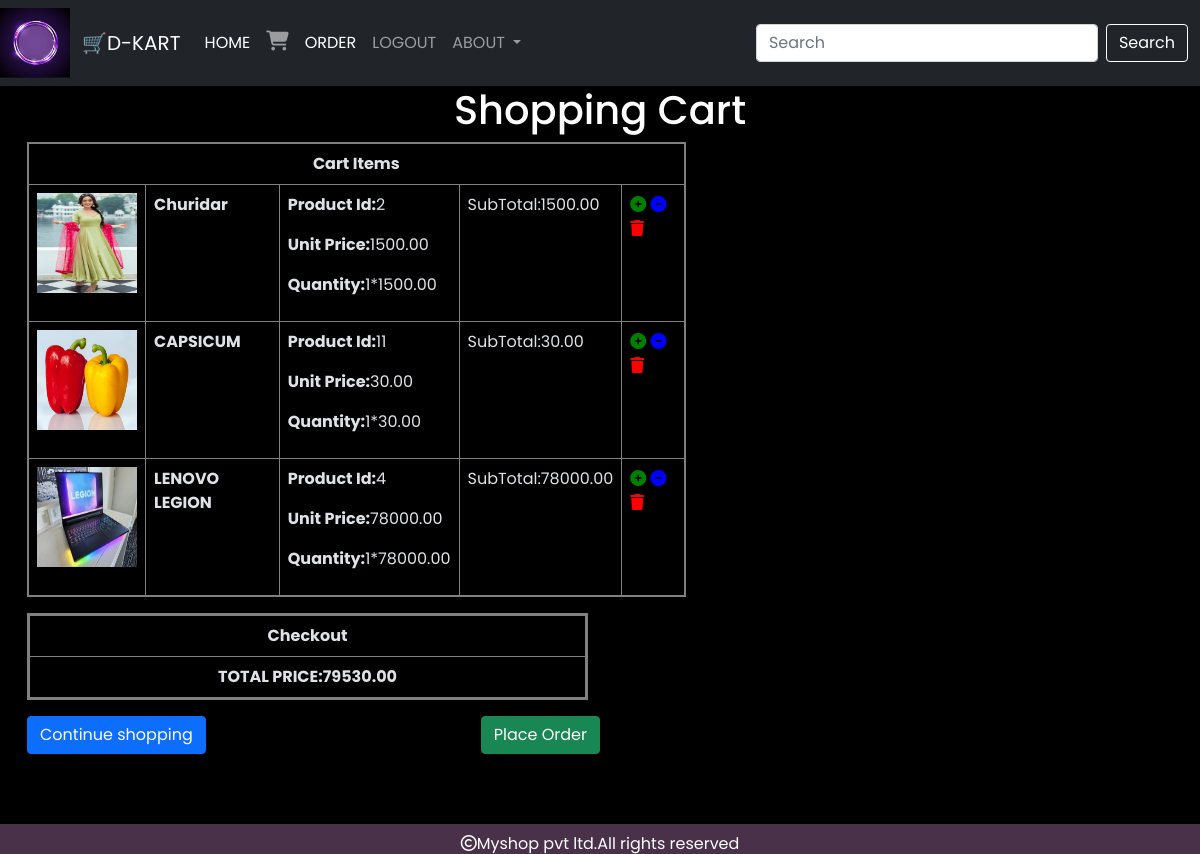
/cart/cartview/ (signed in), run on the app's committed database.
### cart/models.py (models this page shows, shortened)
class Cart(models.Model):
    user=models.ForeignKey(User,on_delete=models.CASCADE)
    products= models.ForeignKey(Product,on_delete=models.CASCADE)
    quantity=models.IntegerField(default=1)
    date_added=models.DateField(auto_now_add=True)
    active=models.BooleanField(default=True)
    def subtotal(self):
        return self.quantity * self.products.price

### shop/models.py (models this page shows)
class Product(models.Model):
    name = models.CharField(max_length=200, unique=True)
    slug = models.SlugField(max_length=250, unique=True)
    description = models.TextField(blank=True)
    price=models.DecimalField(max_digits=10,decimal_places=2)
    category=models.ForeignKey(Category,on_delete=models.CASCADE)
    image=models.ImageField(upload_to='image/product',null=True,blank=True)
    stock=models.IntegerField()
    available=models.BooleanField(default=True)
    created=models.DateTimeField(auto_now_add=True)
    updated=models.DateTimeField(auto_now=True)

### cart/views.py (the view)
# urls.py: path('cartview/', views.cartview, name='cartview'),
@login_required
def cartview(request):
    total=0
    user=request.user
    try:
        cart=Cart.objects.filter(user=user)
        for i in cart:
            total+=i.quantity*i.products.price
    except Cart.DoesNotExist:
        pass
    return render(request,'cart.html',{'cart':cart,'total':total})

### shop/context_processors.py (called while the page is built)
def menu_links(request):
    links=Category.objects.all()
    return {'links':links}

### template/cart.html
{% extends 'base.html' %}
{% load static %}
{% block content %}
<div class="container" style="margin-bottom:100px;">
    {% if not cart %}
    <div>
        <h1 class="text-center">Cart is empty</h1>
        <center><i class="fa-solid fa-cart-arrow-down fa-beat fa-xl"></i></center>
        <strong><a href="{% url 'shop:allprodcat' %}" class="btn btn-secondary">Continue Shopping</a></strong>
    </div>
    {% else %}
    <div class="row">
        <h1 class="text-center">Shopping Cart</h1>
        <div class="col-sm-7">
            <table class="table table-bordered" style="border:2px solid grey;">
                <tr>
                    <th colspan="6" class="text-center">Cart Items</th></tr>
                {% for i in cart %}
                <tr>
                    <td><img src="{{i.products.image.url}}" height="100" width="100"></td>
                    <td><strong>{{i.products.name}}</strong></td>
                    <td><p><strong>Product Id:</strong>{{i.products.id}}</p>
                        <p><strong>Unit Price:</strong>{{i.products.price}}</p>
                        <p><strong>Quantity:</strong>{{i.quantity}}*{{i.products.price}}</p></td>
                    <td>SubTotal:{{i.subtotal}}</td>
                    <td>
                        {% if i.quantity < i.products.stock %}
                        <a href="{% url 'cart:add_cart' i.products.id %}"><i style="color:green" class="fa-solid fa-circle-plus"></i></a>
                        <a href="{% url 'cart:cart_remove' i.products.id %}"><i style="color:blue" class="fa-solid fa-circle-minus"></i></a>
                        <a href="{% url 'cart:delete_cart' i.products.id %}"><i style="color:red" class="fa-solid fa-trash"></i></a>
                        {% else %}
                        <a href="{% url 'cart:cart_remove' i.products.id %}"><i class="fa-solid fa-circle-minus"></i></a>
                        <a href="{% url 'cart:delete_cart' i.products.id %}"><i class="fa-solid fa-trash"></i></a>
                        {% endif %}
                    </td>
            </tr>{% endfor %}</table></div>
        <div style="position:relative;" class="col-sm-6 col-lg-6 col=-xs-6 col col-md-6"><table class="table table-bordered" style="border:3px solid grey;">
            <th colspan="3" class="text-center">Checkout</th>
          <tr>  <th class="text-center">TOTAL PRICE:{{total}}</th>
            </tr>
        </table>
        <a href="{% url 'shop:allprodcat' %}" class="btn btn-primary">Continue shopping</a>
            <a href="{% url 'cart:orderform' %}" style="position:absolute;right:0;" class="btn btn-success">Place Order</a></div>
    </div>
    {% endif %}
{% endblock %}

### template/base.html (shortened to what this page needs)
<!DOCTYPE html>
{% load static %}
<html lang="en">
<head>
    <link href="https://cdn.jsdelivr.net/npm/bootstrap@5.0.2/dist/css/bootstrap.min.css" rel="stylesheet">
    <link rel="stylesheet" href="https://cdnjs.cloudflare.com/ajax/libs/font-awesome/6.4.2/css/all.min.css" />
    <link href="https://cdnjs.cloudflare.com/ajax/libs/font-awesome/6.4.0/css/all.min.css" rel="stylesheet">
    <link rel="stylesheet" href="{% static 'css/style.css' %}">
    <link rel="stylesheet" href="{% static 'css/style2.css' %}">
    <link rel="stylesheet" type="text/css" href="https://cdnjs.cloudflare.com/ajax/libs/font-awesome/5.15.1/css/all.min.css">
</head>
<body>
<nav class="navbar navbar-expand-lg  navbar-dark bg-dark ">
    <div class="logo">
        <img src="{% static 'image/LOGO.jpg' %}" alt="Logo" height="70px" width="70px">
    </div>
  <div class="container-fluid">
    <a class="navbar-brand" href="#">🛒D-KART</a>
    <div class="collapse navbar-collapse" id="navbarSupportedContent">
      <ul class="navbar-nav me-auto mb-2 mb-lg-0">
        <li class="nav-item">
          <a class="nav-link active" aria-current="page" href="{% url 'shop:home' %}">HOME</a>
        </li>
          {% if user.is_authenticated %}
          <li class="nav-item">
          <a class="nav-link" aria-current="page" href="{% url 'cart:cartview' %}"><i style="font-size:20px;" class="fa-solid fa-cart-shopping"></i>{{item_count}}</a>
          </li>
         <li class="nav-item">
          <a class="nav-link active" aria-current="page" href="{% url 'cart:orderview' %}">ORDER</a>
        </li>
          <li class="nav-item">
          <a class="nav-link " aria-current="page" href="{% url 'shop:logout' %}">LOGOUT</a>
          </li>
           {% else %}
          <li class="nav-item">
          <a class="nav-link " aria-current="page" href="{% url 'shop:login' %}">LOGIN</a>
          </li>
          {% endif %}
        <li class="nav-item dropdown">
          <a class="nav-link dropdown-toggle" href="#" id="navbarDropdown" role="button" data-bs-toggle="dropdown" aria-expanded="false">
              ABOUT
          </a>
        </li>
      </ul>
          <form method="POST" class="d-flex" action="{% url 'search:searchresult' %}">
        <input class="form-control me-2" type="search" name="q" placeholder="Search" aria-label="Search">
        <button class="btn btn-outline-success" type="submit">Search</button>
      </form>
    </div>
  </div>
</nav>
    {% block content %}
    {% endblock %}
<footer>
     <div style="width:100%;height:30px;background-color:rgb(74, 49, 74);position:fixed;left:0;bottom:0;color:white;text-align:center;vertical-align:middle;line-height:40px">
        <p><i class="fa-regular fa-copyright"></i>Myshop pvt ltd.All rights reserved</p>
    </div>
</footer>
</body>
</html>

### static/css/style.css (style rules this page uses)
body { background-color:#000000; font-family: 'Roboto Mono', monospace; color:#ffffff; }
.btn-outline-success { color:rgb(255, 255, 255) ; border-color:rgb(255, 255, 255) ; }
.table { --bs-table-bg: transparent; --bs-table-accent-bg: transparent; --bs-table-striped-color: #212529; --bs-table-striped-bg: rgba(0, 0, 0, 0.05); --bs-table-active-color: #212529; --bs-table-active-bg: rgba(0, 0, 0, 0.1); --bs-table-hover-color: #212529; --bs-table-hover-bg: rgba(0, 0, 0, 0.075); width: 100%; margin-bottom: 1rem; color: #dee2e6; vertical-align: top; border-color: #dee2e6; }

### static/css/style2.css (style rules this page uses)
body { line-height: 1.5; font-family: 'Poppins', sans-serif; }
* { margin:0; padding:0; box-sizing: border-box; }
.container { max-width: 1170px; margin:auto; }
.row { display: flex; flex-wrap: wrap; }
ul { list-style: none; }

### data on the page
Cart: products.image (picture), products.name "Churidar", products.id "2", products.price "1500.00", quantity "1", subtotal "1500.00"
Cart: products.image (picture), products.name "CAPSICUM", products.id "11", products.price "30.00", quantity "1", subtotal "30.00"
Cart: products.image (picture), products.name "LENOVO LEGION", products.id "4", products.price "78000.00", quantity "1", subtotal "78000.00"

### other printed values
{{ total }} "79530.00"
